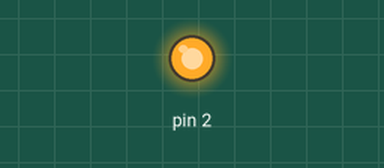
Simulated run of this sketch. Board: Arduino Uno, built with avr-gcc and run on an emulated ATmega328P. Parts: output pins drawn as LEDs (lit = HIGH).

Above: at 0.05 s.
At 3.68 s:
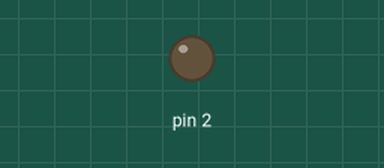
Timing chart, 0 to 4.3 s (numbered marks = the images above):
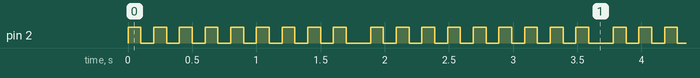

Measured:
- by itself, pin 2: repeats every 1.9 s: 8 × (LOW 0.10 s, HIGH 0.10 s), LOW 0.19 s, HIGH 0.10 s

The sketch:

LEDSoSMorse.ino
```cpp
int wait = 100;
int dah = 100;
int dit = 100;

void setup() {
  // put your setup code here, to run once:
pinMode (2,OUTPUT);
}

void loop() {
  // put your main code here, to run repeatedly:
  //S
 digitalWrite(2, HIGH);
 delay(dit);
 digitalWrite(2,LOW);
 delay(wait);
 digitalWrite(2, HIGH);
 delay(dit);
 digitalWrite(2,LOW);
 delay(wait);
 digitalWrite(2, HIGH);
 delay(dit);
 digitalWrite(2,LOW);
 delay(wait);

//O

  digitalWrite(2, HIGH);
 delay(dah);
 digitalWrite(2,LOW);
 delay(wait);
 digitalWrite(2, HIGH);
 delay(dah);
 digitalWrite(2,LOW);
 delay(wait);
 digitalWrite(2, HIGH);
 delay(dah);
 digitalWrite(2,LOW);
 delay(wait);

//S

  digitalWrite(2, HIGH);
 delay(dit);
 digitalWrite(2,LOW);
 delay(wait);
 digitalWrite(2, HIGH);
 delay(dit);
 digitalWrite(2,LOW);
 delay(wait);
 digitalWrite(2, HIGH);
 delay(dit);
 digitalWrite(2,LOW);
 delay(wait);

 delay(90);
}
```
